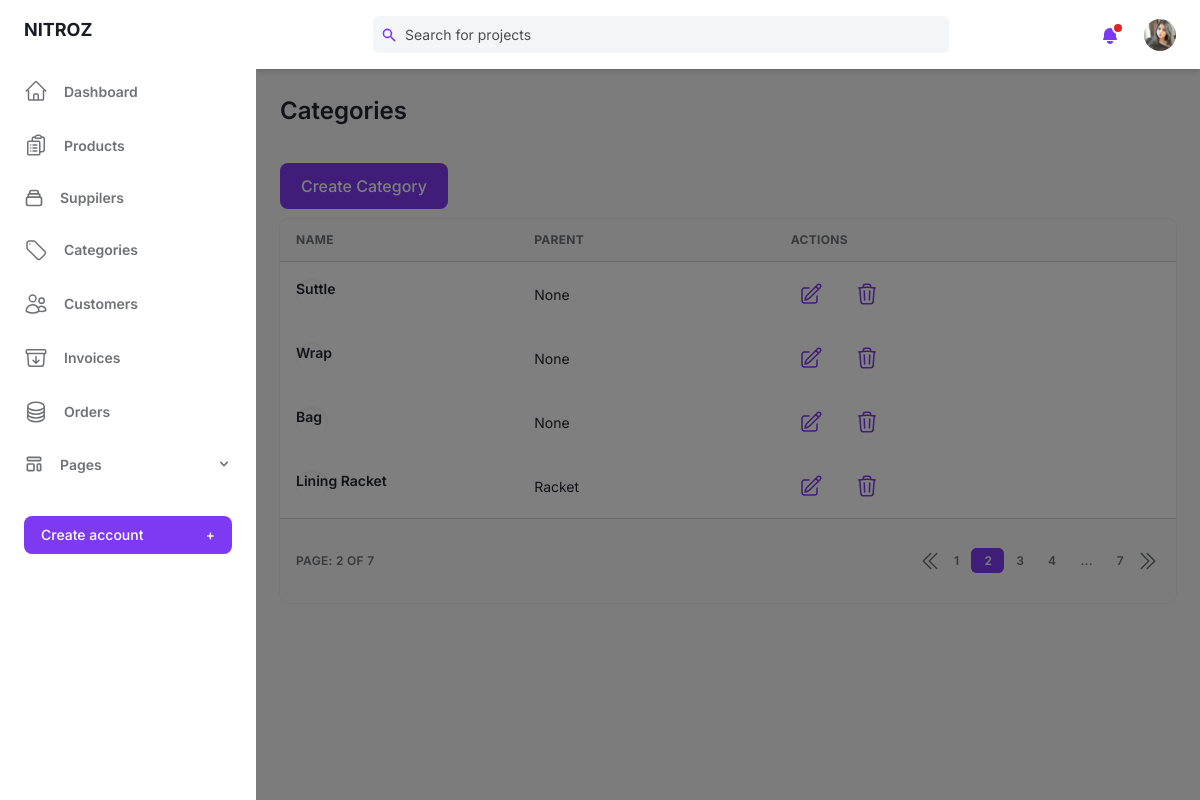
The page /super/category/?page=2 (signed in) on the database its author committed.
### base/models.py (models this page shows)
class User(AbstractUser):
    birth = models.DateField(blank=True,null=True)
    gender = models.BooleanField(default=False)
    email = models.EmailField(unique=True)
    phone = models.CharField(max_length=10,blank=True,null=True)
    avatar = models.ImageField(null=True,blank=True,upload_to='users/',default= 'users/avatar.svg')
    old_cart = models.CharField(max_length=200, blank=True, null=True)
    updated = models.DateTimeField(auto_now=True)
    created = models.DateTimeField(auto_now_add=True)
    USERNAME_FIELD = 'email'
    REQUIRED_FIELDS = []
    @property
    def ImageURL(self):
        try:
            url = self.avatar.url
        except:
            url = ''
        return url
    objects = CustomUserManager()

class Category(models.Model):
    name = models.CharField(max_length=80)
    parent = models.ForeignKey('self', null=True, blank=True, on_delete=models.SET_NULL)
    updated = models.DateTimeField(auto_now=True)
    def __str__(self):
        return self.name

### base/views.py (the view)
# urls.py: path('super/category/', views.categoryAdmin, name="categoryAdmin"),
@login_required(login_url="/super/login/")
def categoryAdmin(request):
    pageView = 'read'
    if 'q' in request.GET:
        q = request.GET['q']
        mutiple_q = Q( Q(name__contains=q) )
        categories = Category.objects.filter(mutiple_q)
    else:
        categories = Category.objects.all()
    page = Paginator(categories, 4)
    page_list = request.GET.get('page')
    page = page.get_page(page_list)
    context = {'categories': categories,'page':page, 'pageView':pageView}
    return render(request, 'base/admin/category.html', context)

### base/context_processors.py (called while the page is built)
def cart(request):
    return {'cart': Cart(request)}

### base/templates/base/admin/category.html (shortened to what this page needs)
{% extends "admin/main.html" %}
{% block content %}
<main class="h-full pb-16 overflow-y-auto">
    <div class="container grid px-6 mx-auto">
      {% if pageView == 'read' %}
      <h2 class="my-6 text-2xl font-semibold text-gray-700 dark:text-gray-200">Categories</h2>
      {% elif pageView == 'add' %}
      <h2 class="my-6 text-2xl font-semibold text-gray-700 dark:text-gray-200">Add Category</h2>
      {% elif pageView == 'edit' %}
      <h2 class="my-6 text-2xl font-semibold text-gray-700 dark:text-gray-200">Edit Category</h2>
      {% endif %}
      <div style="margin: 10px 0">
        {% if pageView == 'read' %}
        <button class="px-5 py-3 font-medium leading-5 text-white transition-colors duration-150 bg-purple-600 border border-transparent rounded-lg active:bg-purple-600 hover:bg-purple-700 focus:outline-none focus:shadow-outline-purple">
          <a href="{% url 'addCategory' %}">Create Category</a>
        </button>
        {% else %}
        <button class="px-5 py-3 font-medium leading-5 text-white transition-colors duration-150 bg-purple-600 border border-transparent rounded-lg active:bg-purple-600 hover:bg-purple-700 focus:outline-none focus:shadow-outline-purple">
          <a href="{% url 'categoryAdmin' %}">Back to Categories</a>
        </button>
        {% endif %}
      </div>
      {% if pageView == 'read' %}
      <div class="w-full overflow-hidden rounded-lg shadow-xs">
        <div class="w-full overflow-x-auto">
            <table class="w-full whitespace-no-wrap">
                <thead>
                <tr class="text-xs font-semibold tracking-wide text-left text-gray-500 uppercase border-b dark:border-gray-700 bg-gray-50 dark:text-gray-400 dark:bg-gray-800">
                    <th class="px-4 py-3">Name</th>
                    <th class="px-4 py-3">Parent</th>
                    <th class="px-4 py-3">Actions</th>
                </tr>
                </thead>
                {% for category in page.object_list %}
                <tbody class="bg-white divide-y dark:divide-gray-700 dark:bg-gray-800">
                <tr class="text-gray-700 dark:text-gray-400">
                    <td class="px-4 py-3">
                    <div class="flex items-center text-sm">
                        <div class="relative hidden w-8 h-8 mr-3 rounded-full md:block">
                        <div class="absolute inset-0 rounded-full shadow-inner" aria-hidden="true"></div>
                        <p class="font-semibold">{{category.name}}</p>
                        </div>
                    </div>
                    </td>
                    <td class="px-4 py-3 text-sm">{{category.parent}}</td>
                    <td class="px-4 py-3">
                    <div class="flex items-center space-x-4 text-sm">
                        <button class="flex items-center justify-between px-2 py-2 text-sm font-medium leading-5 text-purple-600 rounded-lg dark:text-gray-400 focus:outline-none focus:shadow-outline-gray"
                        aria-label="Edit"><a href="{% url 'updateCategory' category.id %}">
                        </a>
                        </button>
                        <button class="flex items-center justify-between px-2 py-2 text-sm font-medium leading-5 text-purple-600 rounded-lg dark:text-gray-400 focus:outline-none focus:shadow-outline-gray"
                        aria-label="Delete"><a href="{% url 'deleteCategory' category.id %}">
                        </a>
                        </button>
                    </div>
                    </td>
                </tr>
                </tbody>
                {% endfor %}
            </table>
        </div>
        <div
          class="grid px-4 py-3 text-xs font-semibold tracking-wide text-gray-500 uppercase border-t dark:border-gray-700 bg-gray-50 sm:grid-cols-9 dark:text-gray-400 dark:bg-gray-800"
        >
          <span class="flex items-center col-span-3">Page: {{page.number}} of {{page.paginator.num_pages}}</span>
          <span class="col-span-2"></span>
          <span class="flex col-span-4 mt-2 sm:mt-auto sm:justify-end">
            <nav aria-label="Table navigation">
              <ul class="inline-flex items-center">
                {% if page.has_previous %}
                <li>
                  <a class="px-3 py-1 rounded-md rounded-l-lg focus:outline-none focus:shadow-outline-purple" aria-label="Previous"
                  href="{% url 'categoryAdmin' %}?page={{ page.previous_page_number }}{% if request.GET.q %}&q={{ request.GET.q }}{% endif %}">
                  <svg xmlns="http://www.w3.org/2000/svg" fill="none" viewBox="0 0 24 24" stroke-width="1.5" stroke="currentColor" class="w-6 h-6">
                    <path stroke-linecap="round" stroke-linejoin="round" d="m18.75 4.5-7.5 7.5 7.5 7.5m-6-15L5.25 12l7.5 7.5" />
                  </svg>
                  </a>
                </li>
                {% endif %}
                {% for num_page in page.paginator.page_range %}
                    {% if num_page == 1 or num_page == page.paginator.num_pages or num_page == page.number or num_page == page.number|add:"-1" or num_page == page.number|add:"-2" or num_page == page.number|add:"1" or num_page == page.number|add:"2" %}
                        {% if page.number == num_page %}
                        <li><a class="px-3 py-1 text-white transition-colors duration-150 bg-purple-600 border border-r-0 border-purple-600 rounded-md focus:outline-none focus:shadow-outline-purple"
                        href="{% url 'categoryAdmin' %}?page={{num_page}}{% if request.GET.q %}&q={{ request.GET.q }}{% endif %}">{{num_page}}</a>
                        </li>
                        {% else %}
                        <li><a class="px-3 py-1 rounded-md focus:outline-none focus:shadow-outline-purple"
                        href="{% url 'categoryAdmin' %}?page={{num_page}}{% if request.GET.q %}&q={{ request.GET.q }}{% endif %}">{{num_page}}</a>
                        </li>
                        {% endif %}
                    {% elif num_page == page.paginator.num_pages|add:"-1" or num_page == 2 %}
                        <li><span class="px-3 py-1">...</span></li>
                    {% endif %}
                {% endfor %}
                {% if page.has_next %}
                <li><a class="px-3 py-1 rounded-md rounded-r-lg focus:outline-none focus:shadow-outline-purple" aria-label="Next"
                href="{% url 'categoryAdmin' %}?page={{ page.next_page_number }}{% if request.GET.q %}&q={{ request.GET.q }}{% endif %}">
                  <svg xmlns="http://www.w3.org/2000/svg" fill="none" viewBox="0 0 24 24" stroke-width="1.5" stroke="currentColor" class="w-6 h-6">
                    <path stroke-linecap="round" stroke-linejoin="round" d="m5.25 4.5 7.5 7.5-7.5 7.5m6-15 7.5 7.5-7.5 7.5" />
                  </svg>
                </a>
                </li>
                {% endif %}
              </ul>
            </nav>
          </span>
        </div>
      </div>
      {% endif %}
    </div>
</main>
{% endblock content %}

### templates/admin/nav.html (shortened to what this page needs)
{% load static %}
<header class="z-10 py-4 bg-white shadow-md dark:bg-gray-800">
  <div class="container flex items-center justify-between h-full px-6 mx-auto text-purple-600 dark:text-purple-300">
    <div class="flex justify-center flex-1 lg:mr-32" style="margin-right:10px;">
      <div
        class="relative w-full max-w-xl mr-6 focus-within:text-purple-500"
      >
        <div class="absolute inset-y-0 flex items-center pl-2">
          <svg
            class="w-4 h-4"
            aria-hidden="true"
            fill="currentColor"
            viewBox="0 0 20 20"
          >
            <path
              fill-rule="evenodd"
              d="M8 4a4 4 0 100 8 4 4 0 000-8zM2 8a6 6 0 1110.89 3.476l4.817 4.817a1 1 0 01-1.414 1.414l-4.816-4.816A6 6 0 012 8z"
              clip-rule="evenodd"
            ></path>
          </svg>
        </div>
        <form>
        <input
          class="w-full pl-8 pr-2 text-sm text-gray-700 placeholder-gray-600 bg-gray-100 border-0 rounded-md dark:placeholder-gray-500 dark:focus:shadow-outline-gray dark:focus:placeholder-gray-600 dark:bg-gray-700 dark:text-gray-200 focus:placeholder-gray-500 focus:bg-white focus:border-purple-300 focus:outline-none focus:shadow-outline-purple form-input"
          type="text"
          placeholder="Search for projects"
          aria-label="Search"
          name = "q"
        /></form>
      </div>
    </div>
    <ul class="flex items-center flex-shrink-0 space-x-6">
      <li class="relative">
        <button
          class="relative align-middle rounded-md focus:outline-none focus:shadow-outline-purple"
          @click="toggleNotificationsMenu"
          @keydown.escape="closeNotificationsMenu"
          aria-label="Notifications"
          aria-haspopup="true"
        >
          <svg
            class="w-5 h-5"
            aria-hidden="true"
            fill="currentColor"
            viewBox="0 0 20 20"
          >
            <path
              d="M10 2a6 6 0 00-6 6v3.586l-.707.707A1 1 0 004 14h12a1 1 0 00.707-1.707L16 11.586V8a6 6 0 00-6-6zM10 18a3 3 0 01-3-3h6a3 3 0 01-3 3z"
            ></path>
          </svg>
          <span
            aria-hidden="true"
            class="absolute top-0 right-0 inline-block w-3 h-3 transform translate-x-1 -translate-y-1 bg-red-600 border-2 border-white rounded-full dark:border-gray-800"
          ></span>
        </button>
      </li>
      <li class="relative">
        <button
          class="align-middle rounded-full focus:shadow-outline-purple focus:outline-none"
          @click="toggleProfileMenu"
          @keydown.escape="closeProfileMenu"
          aria-label="Account"
          aria-haspopup="true"
        >
          {% if request.user.is_authenticated %}
          <img
            class="object-cover w-8 h-8 rounded-full"
            src="{{request.user.ImageURL}}"
            alt=""
            aria-hidden="true"
          />
          {% endif %}
        </button>
      </li>
    </ul>
  </div>
</header>

### rows shown on the page
User: user.ImageURL (picture)
Category: name "Suttle", parent "None"
Category: name "Wrap", parent "None"
Category: name "Bag", parent "None"
Category: name "Lining Racket", parent "Racket"

### other values the page prints
{{ page.number }} "2"
{{ page.paginator.num_pages }} "7"
{{ num_page }} "1" "3" "4" "7"
{{ num_page }} "2"
